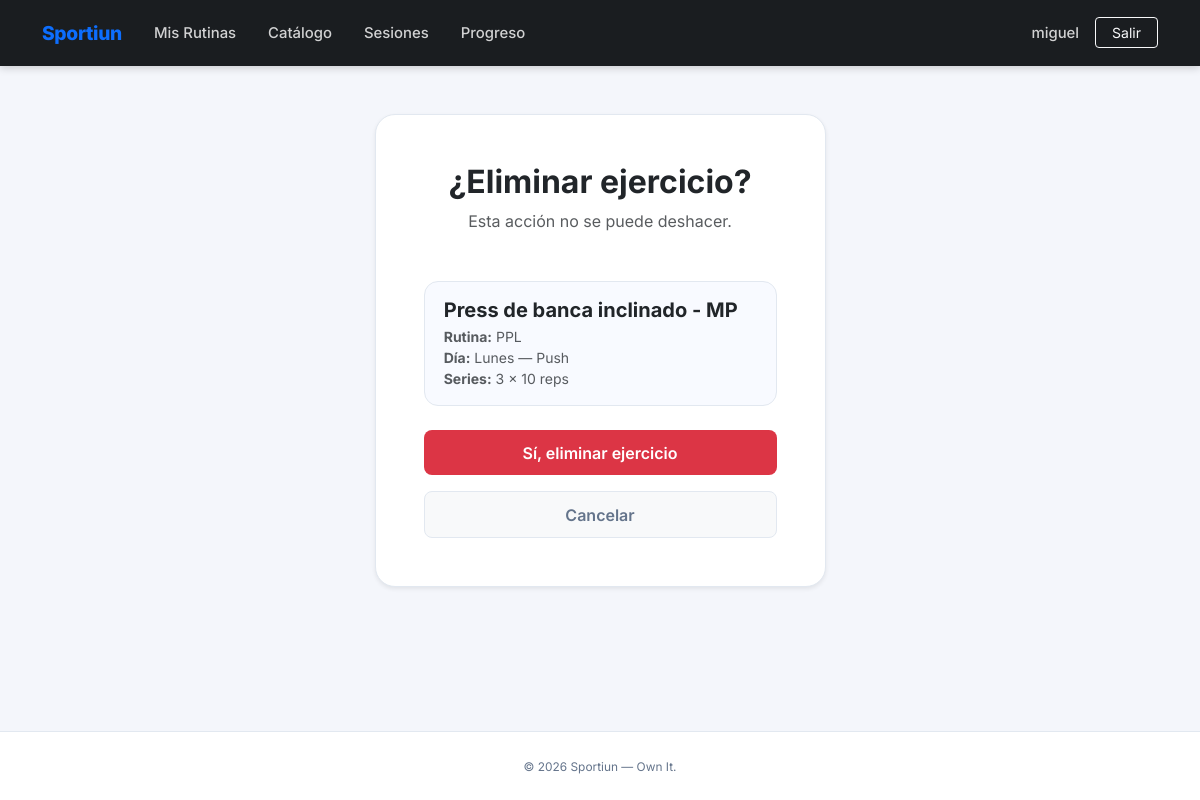
Screenshot of /gym/ejercicio/1/eliminar/ (signed in) with the database file from the repository.
### gym/models.py (models this page shows, shortened)
class Ejercicio(models.Model):
    dia_rutina = models.ForeignKey(
        DiaRutina,
        on_delete=models.CASCADE,
        related_name='ejercicios',
        null=True,
        blank=True,
    )
    nombre = models.CharField(max_length=200)
    series = models.PositiveIntegerField(default=3)
    repeticiones = models.PositiveIntegerField(default=10)
    peso_sugerido = models.DecimalField(max_digits=6, decimal_places=2, null=True, blank=True, help_text='kg')
    descanso = models.PositiveIntegerField(null=True, blank=True, help_text='segundos entre series')
    notas = models.TextField(blank=True)

class DiaRutina(models.Model):
    rutina = models.ForeignKey(Rutina, on_delete=models.CASCADE, related_name='dias')
    dia = models.IntegerField(choices=DIAS_SEMANA)
    nombre = models.CharField(max_length=100, blank=True, help_text='Ej: Push, Piernas, Torso')
    class Meta:
        ordering = ['dia']
        unique_together = [('rutina', 'dia')]
    def __str__(self):
        dia_nombre = dict(DIAS_SEMANA).get(self.dia, '')
        if self.nombre:
            return f"{dia_nombre} — {self.nombre}"
        return dia_nombre

class Rutina(models.Model):
    usuario = models.ForeignKey(User, on_delete=models.CASCADE, related_name='rutinas')
    nombre = models.CharField(max_length=200)
    descripcion = models.TextField(blank=True)
    fecha_creacion = models.DateTimeField(auto_now_add=True)
    class Meta:
        ordering = ['-fecha_creacion']

### gym/views.py (the view)
# urls.py: path('ejercicio/<int:ejercicio_id>/eliminar/', views.eliminar_ejercicio, name='eliminar_ejercicio'),
@login_required
def eliminar_ejercicio(request, ejercicio_id):
    ejercicio = get_object_or_404(Ejercicio, id=ejercicio_id)
    if not ejercicio.dia_rutina or ejercicio.dia_rutina.rutina.usuario != request.user:
        messages.error(request, 'No tienes permiso para eliminar este ejercicio.')
        return redirect('gym:rutinas_list')
    rutina = ejercicio.dia_rutina.rutina
    if request.method == 'POST':
        nombre = ejercicio.nombre
        ejercicio.delete()
        messages.success(request, f'Ejercicio "{nombre}" eliminado.')
        return redirect('gym:detalle_rutina', rutina_id=rutina.id)
    return render(request, 'gym/eliminar_ejercicio.html', {'ejercicio': ejercicio})

### gym/templates/gym/eliminar_ejercicio.html (shortened to what this page needs)
{% extends 'base.html' %}
{% block content %}
<div class="row justify-content-center">
    <div class="col-lg-5 col-md-8">
        <div class="card card-confirm shadow-sm p-4 p-md-5">
            <div class="text-center mb-4">
                <h2 class="fw-bold text-dark">¿Eliminar ejercicio?</h2>
                <p class="text-muted mb-0">Esta acción no se puede deshacer.</p>
            </div>
            <div class="exercise-preview my-4">
                <h5 class="fw-bold mb-1">{{ ejercicio.nombre }}</h5>
                <p class="mb-0 text-muted small">
                    {% if ejercicio.dia_rutina %}
                    <span class="fw-bold">Rutina:</span> {{ ejercicio.dia_rutina.rutina.nombre }}<br>
                    <span class="fw-bold">Día:</span> {{ ejercicio.dia_rutina }}<br>
                    {% endif %}
                    <span class="fw-bold">Series:</span> {{ ejercicio.series }} × {{ ejercicio.repeticiones }} reps
                </p>
            </div>
            <form method="post">
                <div class="d-grid gap-3">
                    <button type="submit" class="btn btn-delete-confirm">
                        Sí, eliminar ejercicio
                    </button>
                    {% if ejercicio.dia_rutina %}
                    <a href="{% url 'gym:detalle_rutina' ejercicio.dia_rutina.rutina.id %}" class="btn btn-cancel-custom">
                        Cancelar
                    </a>
                    {% else %}
                    <a href="{% url 'gym:rutinas_list' %}" class="btn btn-cancel-custom">Cancelar</a>
                    {% endif %}
                </div>
            </form>
        </div>
    </div>
</div>
{% endblock %}

### templates/base.html (shortened to what this page needs)
<!DOCTYPE html>
<html lang="es">
<head>
    <link href="https://cdn.jsdelivr.net/npm/bootstrap@5.3.0/dist/css/bootstrap.min.css" rel="stylesheet">
    {% load static %}
    <link rel="stylesheet" href="{% static 'css/style.css' %}">
</head>
<body>
    <nav class="navbar navbar-expand-lg navbar-dark sticky-top">
        <div class="container">
            <a class="navbar-brand" href="{% url 'core:inicio' %}">Sportiun</a>
            <div class="collapse navbar-collapse" id="navbarNav">
                <ul class="navbar-nav me-auto">
                    {% if user.is_authenticated %}
                    <li class="nav-item">
                        <a class="nav-link px-3" href="{% url 'gym:rutinas_list' %}">Mis Rutinas</a>
                    </li>
                    <li class="nav-item">
                        <a class="nav-link px-3" href="{% url 'gym:catalogo_ejercicios' %}">Catálogo</a>
                    </li>
                    <li class="nav-item">
                        <a class="nav-link px-3" href="{% url 'gym:historial_sesiones' %}">Sesiones</a>
                    </li>
                    <li class="nav-item">
                        <a class="nav-link px-3" href="{% url 'gym:mi_progreso' %}">Progreso</a>
                    </li>
                    {% endif %}
                </ul>
                <div class="d-flex align-items-center gap-2">
                    {% if user.is_authenticated %}
                        <a class="nav-link text-white-50 px-2 d-none d-lg-block" href="{% url 'gym:perfil' %}">
                            {{ user.username }}
                        </a>
                        <a class="btn btn-outline-light btn-sm px-3" href="{% url 'core:logout' %}">Salir</a>
                    {% else %}
                        <a class="nav-link text-white-50 px-2" href="{% url 'core:login' %}">Entrar</a>
                        <a class="btn btn-custom-primary btn-sm px-3" href="{% url 'core:registro' %}">Únete gratis</a>
                    {% endif %}
                </div>
            </div>
        </div>
    </nav>
    <main class="container main-container my-5">
        {% block content %}{% endblock %}
    </main>
    <footer>
        <div class="container text-center">
            <small>&copy; 2026 Sportiun &mdash; Own It.</small>
        </div>
    </footer>
</body>
</html>

### static/css/style.css (style rules this page uses)
:root { --sp-primary: #0d6efd; --sp-primary-dark: #0b5ed7; --sp-primary-soft: #e7f0ff; --sp-dark: #1a1d20; --sp-surface: #f4f6fb; --sp-card: #ffffff; --sp-border: #e2e8f0; --sp-text: #1e293b; --sp-muted: #64748b; --sp-danger: #dc3545; --sp-danger-soft: #fff5f5; --sp-success-soft: #f0fdf4; --sp-radius-sm: 8px; --sp-radius-md: 14px; --sp-radius-lg: 20px; --sp-shadow-sm: 0 1px 4px rgba(0,0,0,.06); --sp-shadow-md: 0 4px 18px rgba(0,0,0,.09); --sp-shadow-lg: 0 8px 32px rgba(0,0,0,.12); }
body { font-family: 'Inter', sans-serif; background-color: var(--sp-surface); color: var(--sp-text); min-height: 100vh; display: flex; flex-direction: column; }
main.container { flex: 1; }
.navbar { background-color: var(--sp-dark) !important; padding: .85rem 0; box-shadow: 0 2px 8px rgba(0,0,0,.18); }
.navbar-brand { font-weight: 800; font-size: 1.2rem; letter-spacing: -.3px; color: var(--sp-primary) !important; }
.navbar .nav-link { font-weight: 500; font-size: .93rem; color: rgba(255,255,255,.8) !important; transition: color .15s; }
.main-container { animation: spFadeIn .4s ease; }
.btn-delete-confirm, .btn-delete-final { background-color: var(--sp-danger); color: #fff; border: none; border-radius: var(--sp-radius-sm); padding: .65rem 1.25rem; font-weight: 600; width: 100%; transition: background .2s; cursor: pointer; }
.btn-cancel-custom { background-color: #f8f9fa; color: var(--sp-muted); border: 1px solid var(--sp-border); border-radius: var(--sp-radius-sm); padding: .65rem 1.25rem; font-weight: 600; text-align: center; text-decoration: none; display: block; transition: background .2s, color .2s; }
footer { background-color: #fff; border-top: 1px solid var(--sp-border); padding: 1.5rem 0; margin-top: 3rem; color: var(--sp-muted); font-size: .85rem; }
.card-confirm { border: 1px solid var(--sp-border) !important; border-radius: var(--sp-radius-lg) !important; background: var(--sp-card); }
.exercise-preview { background: #f8faff; border: 1px solid var(--sp-border); border-radius: var(--sp-radius-md); padding: 1rem 1.2rem; }

### rows the page displays
Ejercicio: nombre "Press de banca inclinado - MP", dia_rutina.rutina.nombre "PPL", dia_rutina "Lunes — Push", series "3", repeticiones "10"

### other values shown
{{ user.username }} "miguel"
